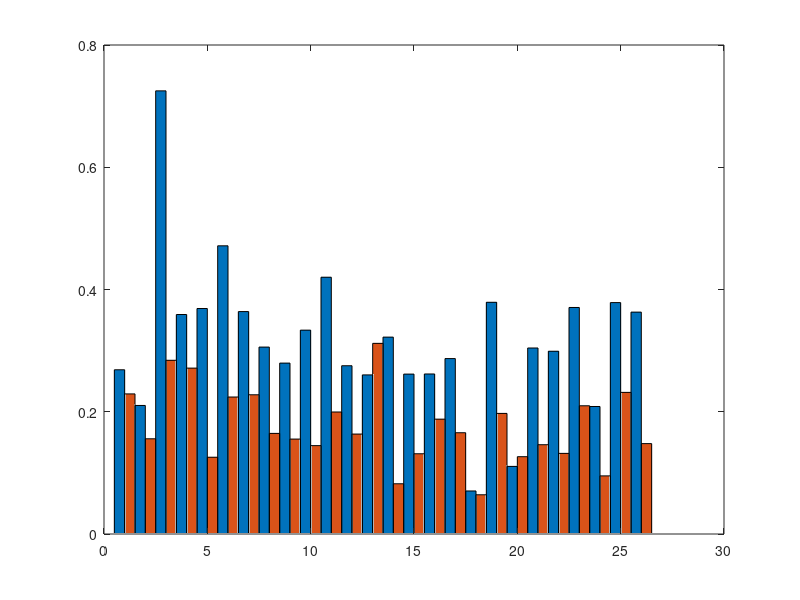

Write the MATLAB code that produced this figure. (Note: this script raises an error after producing the figure.)
%% 柱状图

% 数据：GCC-PHAT (RMSE值)
GCC_PHAT = [
0.2292	0.2687
0.1558	0.2103
0.2842	0.725
0.2714	0.3591
0.1256	0.3689
0.2241	0.4715
0.2278	0.3639
0.1646	0.3058
0.1553	0.2796
0.1446	0.3335
0.1996	0.4201
0.1635	0.2753
0.3119	0.2603
0.0822	0.3221
0.1313	0.2616
0.1879	0.2618
0.1657	0.287
0.0642	0.0704
0.1973	0.3791
0.1265	0.1106
0.1461	0.3043
0.1319	0.299
0.2098	0.3706
0.0951	0.2086
0.2317	0.3786
0.1479	0.363
];

% 交换列顺序，使得先绘制 GCC-PHAT（原始），后绘制 Improved GCC-PHAT
GCC_PHAT = GCC_PHAT(:, [2, 1]);

% 横坐标：1到26，每组对应一个x值
x = 1:26;

% 创建图形窗口并调整大小
figure('Position', [100, 100, 1000, 400]); % 宽1000，高400，成长方形

% 绘制柱状图（按行分组，每个x有两根柱子），增加 BarWidth 参数
bar_handle = bar(x, GCC_PHAT, 'grouped', 'BarWidth', 1); % 调整柱子宽度

% 设置颜色（交换后颜色也要对应）
bar_handle(2).FaceColor = [205/255, 79/255, 57/255];   % Tomato3 (GCC-PHAT)
bar_handle(1).FaceColor = [70/255, 130/255, 180/255];  % SteelBlue3 (Improved GCC-PHAT)

% 设置柱状图的轮廓颜色
bar_handle(1).EdgeColor = [0.8, 0.8, 0.8]; % 设置浅灰色轮廓
bar_handle(2).EdgeColor = [0.8, 0.8, 0.8]; % 设置浅灰色轮廓

% 设置图表标题和轴标签
title('RMSE', 'FontSize', 14, 'FontWeight', 'bold', 'FontName', 'Times New Roman');
xlabel('Data(1-26)', 'FontSize', 12, 'FontName', 'Times New Roman');
ylabel('Sample Index Difference', 'FontSize', 12, 'FontName', 'Times New Roman'); % 添加纵坐标单位

% 设置坐标轴范围
xlim([0.5, 26.5]); % 避免边界数据被截断
ylim([0, 1]); % 设置 y 轴范围

% 设置 y 轴刻度
yticks(0:0.2:2); % 设置 y 轴从 0 到 2，间隔为 0.2

% 显示图例（顺序也要调整）
legend({'GCC-PHAT', 'TDOA-SRP'}, 'Location', 'northeast', 'FontSize', 12, 'FontName', 'Times New Roman');

% 添加网格并调整样式
grid on;
set(gca, 'GridLineStyle', '--', 'GridColor', [0.5, 0.5, 0.5]);

% 调整纵坐标刻度线的长度，使其变短
set(gca, 'TickLength', [0.004, 0.004]); 
% 去除上侧和右侧的刻度
set(gca, 'Box', 'off');  % 去除坐标轴框
set(gca, 'TickDir', 'in');  % 刻度线朝向内侧

% 设置字体为新罗马字体
set(gca, 'FontName', 'Times New Roman');

% 保存高分辨率图片
%exportgraphics(gcf, 'RMSEdis.png', 'Resolution', 300);
print(gcf, 'RMSEtde', '-dtiff', '-r300');

